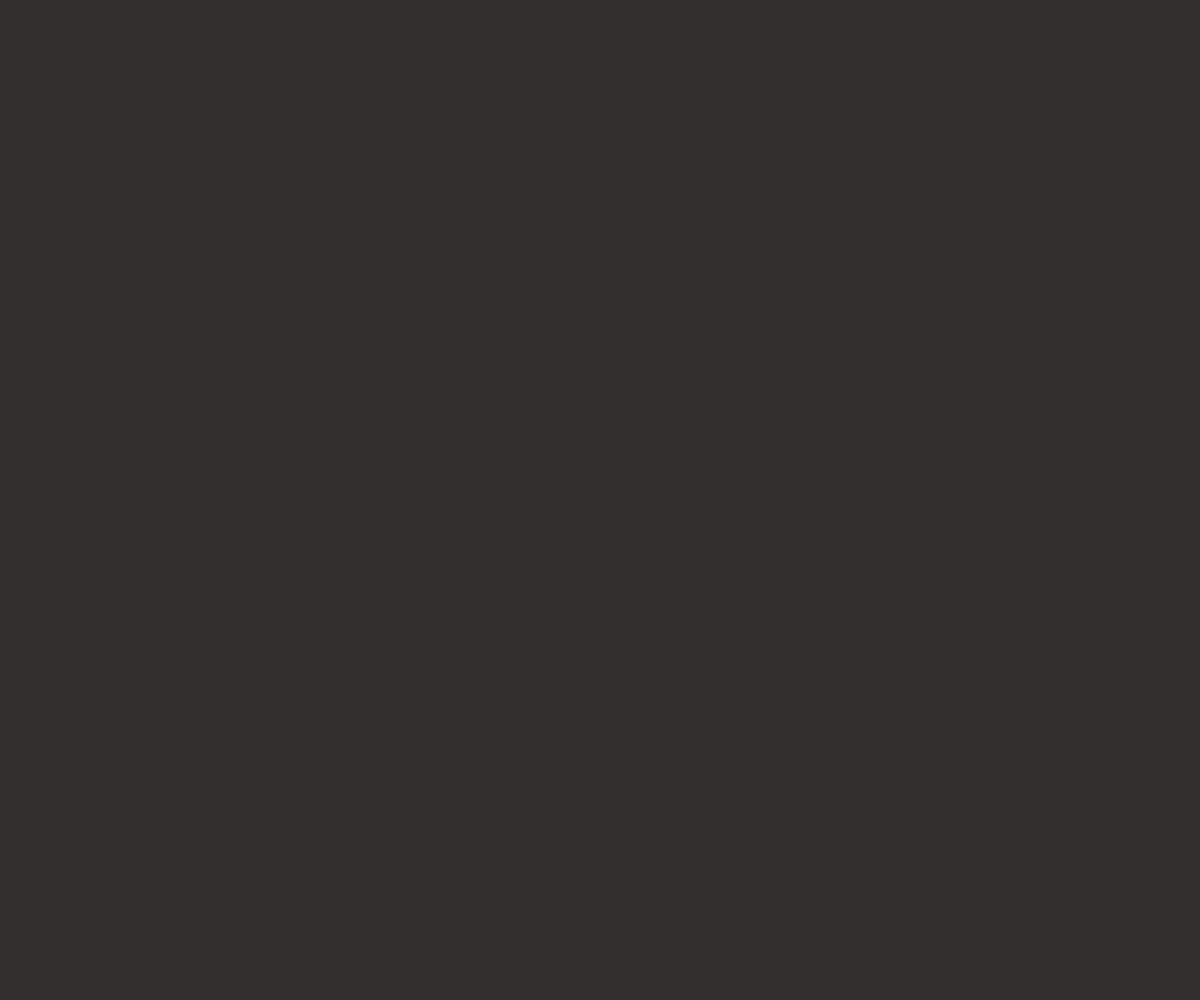
Frame 1 (no input)
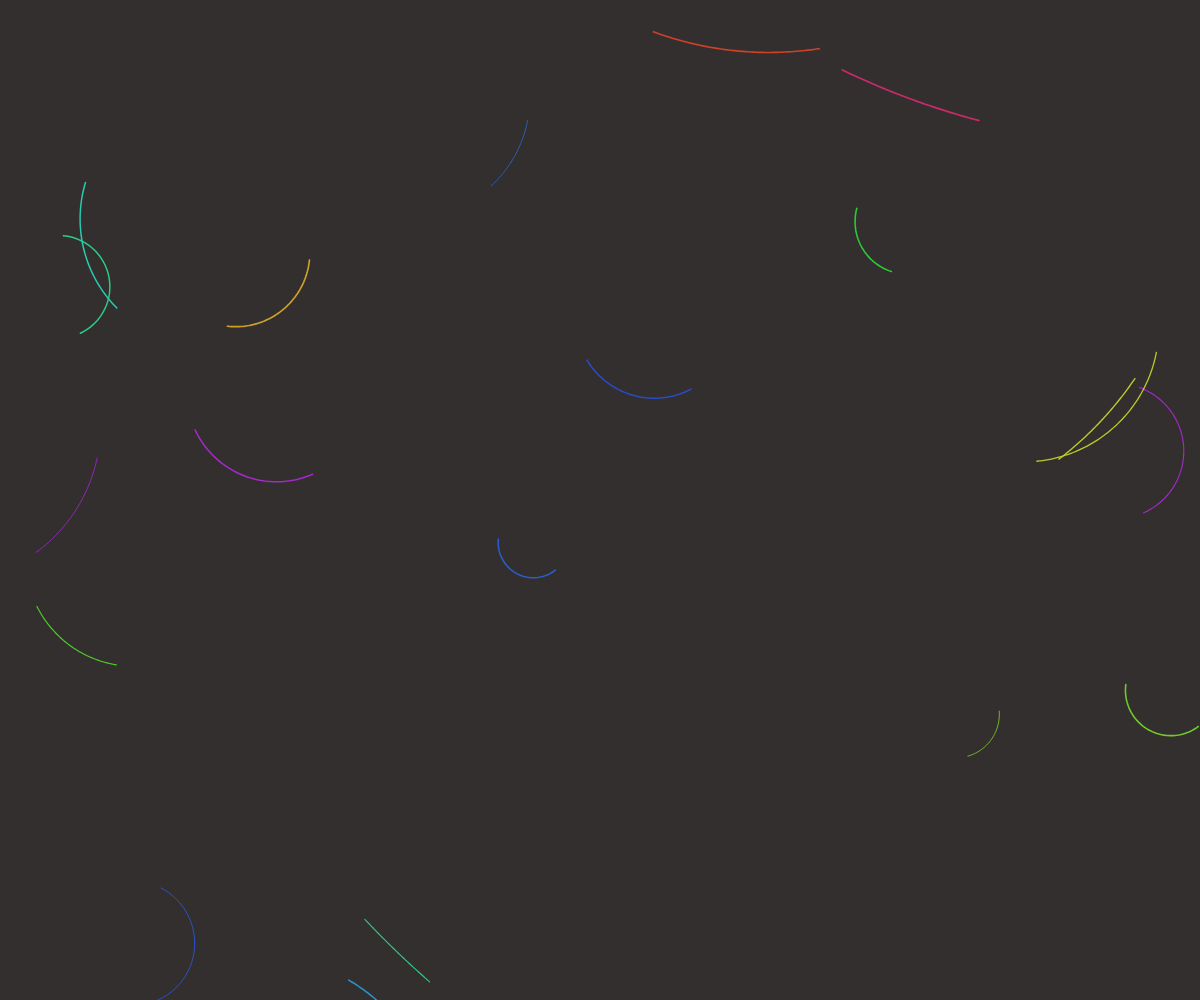
Frame 60 (no input)
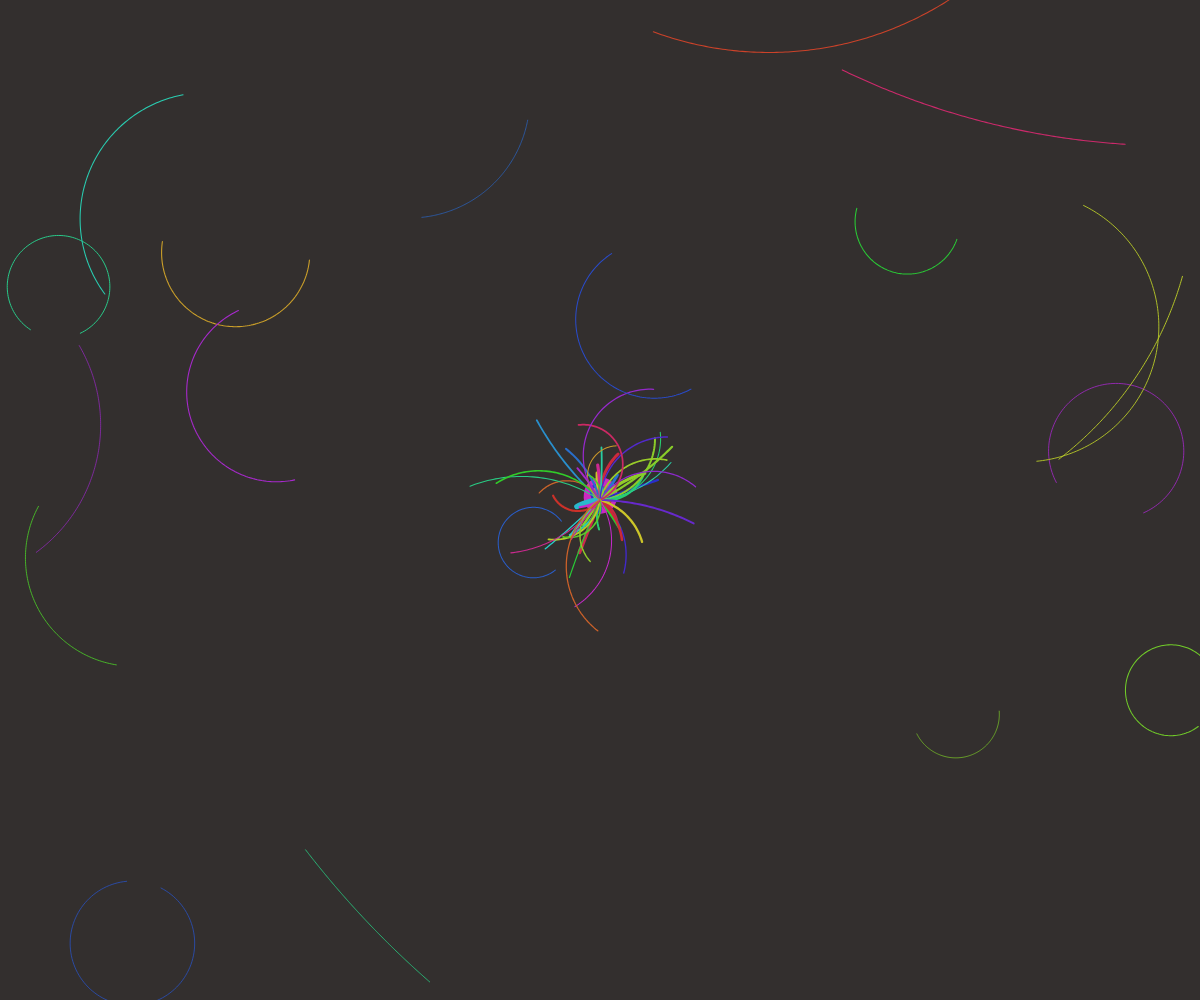
Frame 120 (the mouse pressed at the canvas centre since frame 60)

The p5.js sketch that drew these frames (run headless with seeded random() and noise() and a simulated clock; from frame 60 on, the mouse is pressed at the canvas centre):

// p5.js sketch
// ── sketch.js
// Array to store trail objects
let trails = [];

// Background color variable
let bgColor;

function setup() {
  // Create canvas with the size of the window
  createCanvas(windowWidth, windowHeight);

  // Set color mode to HSB for easier color management
  colorMode(HSB, 360, 100, 100, 1);

  // Define a dark background color
  bgColor = color(10, 10, 20);

  // Create initial trail objects
  for (let i = 0; i < 20; i++) {
    trails.push(new Trail(random(width), random(height)));
  }
}

function draw() {
  // Set the background to the dark color
  background(bgColor);

  // Update and display each trail
  for (let i = trails.length - 1; i >= 0; i--) {
    trails[i].update();
    trails[i].display();

    // Remove trails that are off screen
    if (trails[i].offscreen()) {
      trails.splice(i, 1);
    }
  }

  // Add new trail objects on mouse press
  if (mouseIsPressed) {
    trails.push(new Trail(mouseX, mouseY));
  }
}

// Trail class definition
class Trail {
  constructor(x, y) {
    // Array to store the trail's path history
    this.history = [];

    // Initial size of the trail
    this.size = random(20, 80);

    // Random hue for color variation
    this.hue = random(0, 360);

    // Initial opacity of the trail
    this.opacity = 100;

    // Maximum number of history points
    this.maxHistory = int(random(100, 300));

    // Initial position of the trail
    this.x = x;
    this.y = y;

    // Initial angle and rotation speed of the trail
    this.angle = random(TWO_PI);
    this.rotationSpeed = random(-0.05, 0.05);

    // Speed of the trail
    this.speed = random(1, 3);

    // Flag to control growing and shrinking
    this.growing = true;

    // Maximum size of the trail
    this.maxSize = this.size * 4;
  }

  // Update the trail's position and properties
  update() {
    this.angle += this.rotationSpeed;
    this.x += cos(this.angle) * this.speed;
    this.y += sin(this.angle) * this.speed;
    let v = createVector(this.x, this.y);
    this.history.push(v);

    // Limit the number of history points
    if (this.history.length > this.maxHistory) {
      this.history.splice(0, 1);
    }

    // Grow and shrink effect
    if (this.growing) {
      this.size += 0.5;
      if (this.size > this.maxSize) {
        this.growing = false;
      }
    } else {
      this.size -= 0.5;
      if (this.size < 1) {
        this.size = 1;
      }
    }
  }

  // Display the trail
  display() {
    noFill();
    beginShape();
    for (let i = 0; i < this.history.length; i++) {
      let pos = this.history[i];
      let alpha = map(i, 0, this.history.length, 0, this.opacity);
      strokeWeight(map(i, 0, this.history.length, this.size, 0));
      stroke(this.hue, 80, 80, alpha);
      vertex(pos.x, pos.y);
    }
    endShape();
  }

  // Check if the trail is off screen
  offscreen() {
    return (this.x < -this.size ||
            this.x > width + this.size ||
            this.y < -this.size ||
            this.y > height + this.size);
  }
}
